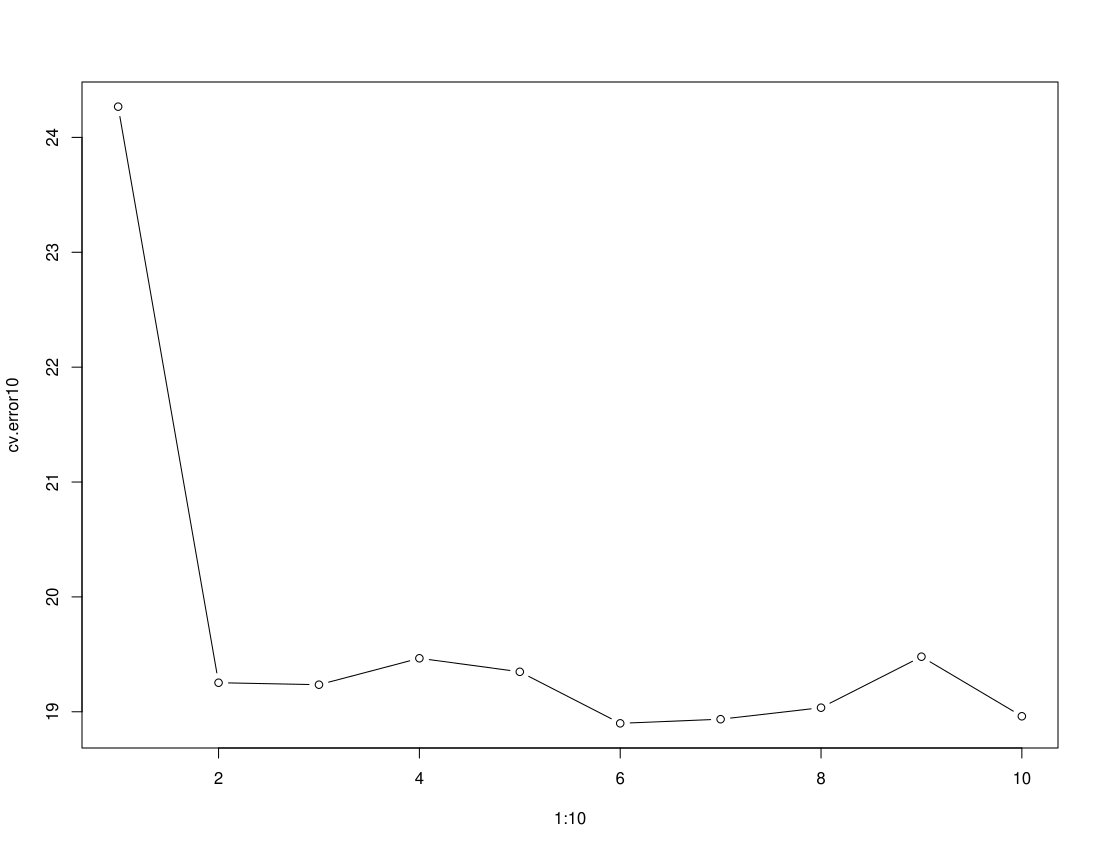

The script that drew this image:
# 5.3.3 k-Fold Cross-Validation
## This lab is to show how to impliment k-fold CV on the Auto data set to
## model mpg based on horsepower using different orders of polynomials with
## 10 folds.
library(ISLR)
library(boot)
plot(mpg~horsepower, data=Auto)
# set.seed(0)    # Reproducibility

cv.error10 = rep(0, 10)
for (i in 1:10) {
  glm.fit = glm(mpg~poly(horsepower, i), data=Auto)       # Fit model 
  cv.error10[i] = cv.glm(Auto, glm.fit, K=10)$delta[1]    # Append MSE to vector
}
cv.error10
plot(1:10, cv.error10, type='b')    # Plot errors for polynomial fits

## As we can see by the model, the fits are smilar to LOOCV though less 
## computationally exhausting. 
